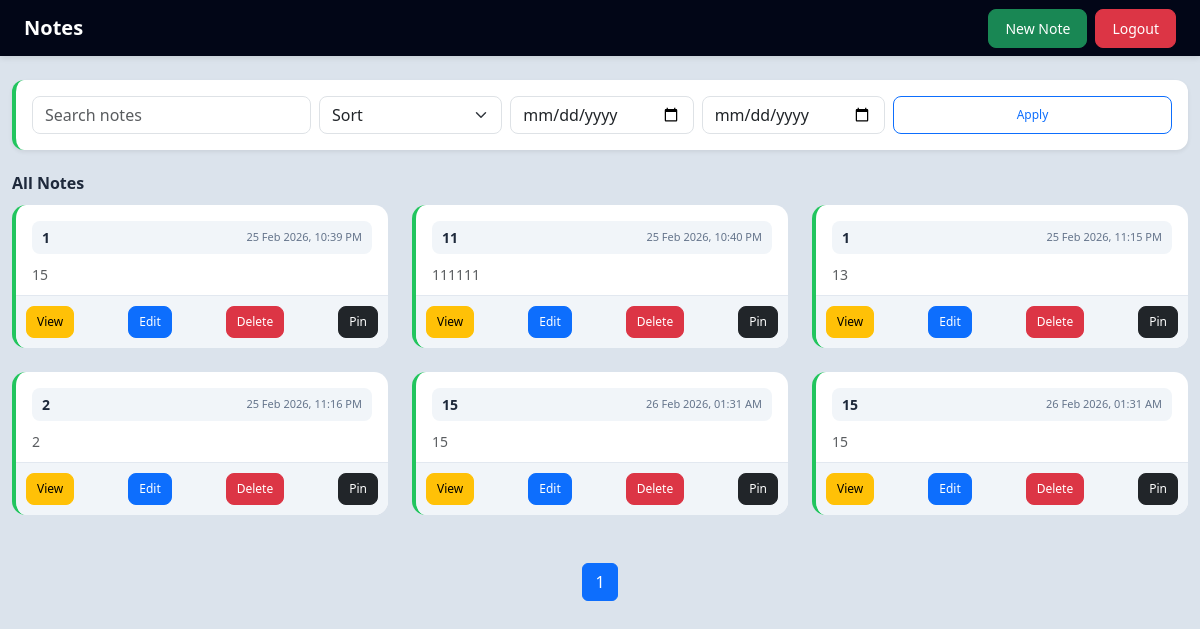
Screenshot of / (signed in) with the database file from the repository.
### notes/models.py (models this page shows, shortened)
class Note(models.Model):
    user = models.ForeignKey(
        settings.AUTH_USER_MODEL,
        on_delete=models.CASCADE,
        related_name='notes',
        db_index=True
    )
    title = models.CharField(max_length=255, db_index=True)
    content = models.TextField()
    image = models.ImageField(upload_to='notes/images/', null=True, blank=True)
    file = models.FileField(upload_to='notes/files/', null=True, blank=True)
    is_deleted = models.BooleanField(default=False, db_index=True)
    created_at = models.DateTimeField(auto_now_add=True, db_index=True)
    updated_at = models.DateTimeField(auto_now=True)
    is_pinned = models.BooleanField(default=False)
    class Meta:
        indexes = [
            models.Index(fields=['user', 'is_deleted']),
            models.Index(fields=['-created_at']),
        ]

### notes/views.py (the view)
# urls.py: path('', note_list, name='note_list'),
@login_required
def note_list(request):
    query = request.GET.get('q')
    sort = request.GET.get('sort')
    start_date = request.GET.get('start')
    end_date = request.GET.get('end')
    notes = Note.objects.filter(user=request.user, is_deleted=False)
    if query:
        notes = notes.filter(
            Q(title__icontains=query) |
            Q(content__icontains=query)
        )
    if start_date:
        notes = notes.filter(created_at__date__gte=start_date)
    if end_date:
        notes = notes.filter(created_at__date__lte=end_date)
    if sort == 'new':
        notes = notes.order_by('-created_at')
    elif sort == 'old':
        notes = notes.order_by('created_at')
    pinned_notes = notes.filter(is_pinned=True).order_by('-created_at')
    other_notes = notes.filter(is_pinned=False).order_by('-created_at')
    paginator = Paginator(notes, 6)
    page_number = request.GET.get('page')
    page_obj = paginator.get_page(page_number)
    return render(request, 'notes/list.html', {
         'pinned_notes': pinned_notes,
         'page_obj': page_obj
    })

### notes/templates/notes/list.html (shortened to what this page needs)
{% load static %}
<!doctype html>
<html lang="en">
  <head>
    <link
      href="https://cdn.jsdelivr.net/npm/bootstrap@5.3.0/dist/css/bootstrap.min.css"
      rel="stylesheet"
    />
  </head>
  <body>
<div class="toast-container position-fixed top-0 end-0 p-3" style="z-index: 9999">
</div>
    <nav class="navbar px-4 py-2">
      <span class="navbar-brand text-white">Notes</span>
      <div class="d-flex gap-2">
        <a href="{% url 'note_create' %}" class="btn btn-success btn-main">
          New Note
        </a>
        <a href="{% url 'logout' %}" class="btn btn-danger btn-main">
          Logout
        </a>
      </div>
    </nav>
    <div class="container mt-4">
      <div class="card filter-card shadow-sm p-3 mb-4">
        <form method="GET" class="row g-2 align-items-center">
          <div class="col-md-3">
            <input
              type="text"
              name="q"
              class="form-control"
              placeholder="Search notes"
              value="{{ request.GET.q }}"
            />
          </div>
          <div class="col-md-2">
            <select name="sort" class="form-select">
              <option value="">Sort</option>
            </select>
          </div>
          <div class="col-md-2">
            <input
              type="date"
              name="start"
              class="form-control"
              value="{{ request.GET.start }}"
            />
          </div>
          <div class="col-md-2">
            <input
              type="date"
              name="end"
              class="form-control"
              value="{{ request.GET.end }}"
            />
          </div>
          <div class="col-md-3">
            <button class="btn btn-outline-primary btn-clean apply-btn w-100">
              Apply
            </button>
          </div>
        </form>
      </div>
      <h6 class="section-title">All Notes</h6>
      <div class="row">
        {% for note in page_obj %}
        <div class="col-md-4 mb-4">
          <div class="card h-100">
            <div class="card-body">
              <div class="note-header">
                <span class="note-title">{{ note.title }}</span>
                <span class="note-time">
                  {{ note.created_at|date:"d M Y, h:i A" }}
                </span>
              </div>
              <p class="text-muted mt-2 mb-0">
                {{ note.content|truncatechars:100 }}
              </p>
            </div>
            <div class="card-footer">
              <a
                href="{% url 'note_detail' note.id %}"
                class="btn btn-warning btn-clean"
                >View</a
              >
              <a
                href="{% url 'note_update' note.id %}"
                class="btn btn-primary btn-clean"
                >Edit</a
              >
              <a
                href="{% url 'note_delete' note.id %}"
                class="btn btn-danger btn-clean"
                >Delete</a
              >
              <form method="POST" action="{% url 'note_pin' note.id %}">
                <button class="btn btn-dark btn-clean">
                  {% if note.is_pinned %}Unpin{% else %}Pin{% endif %}
                </button>
              </form>
            </div>
          </div>
        </div>
        {% empty %}
        <p class="text-center text-muted">No notes available</p>
        {% endfor %}
      </div>
      {% with request.GET.urlencode as query %}
      <nav class="mt-4">
        <ul class="pagination justify-content-center">
            {% for num in page_obj.paginator.page_range %}
        {% if num >= page_obj.number|add:-2 and num <= page_obj.number|add:2 %}
            <li class="page-item {% if page_obj.number == num %}active{% endif %}">
                <a class="page-link"
                  href="?page={{ num }}{% if query %}&{{ query|cut:'page=' }}{% endif %}">
                    {{ num }}
                </a>
            </li>
        {% endif %}
    {% endfor %}
        </ul>
      </nav>
      {% endwith %}
    </div>
  </body>
</html>

### notes/templates/notes/list.html (style rules this page uses)
body { background: #dbe3ec; font-size: 14px; }
.navbar { background-color: #020617; box-shadow: 0 2px 6px rgba(0, 0, 0, 0.1); }
.navbar-brand { font-weight: 600; }
.card { border: none; border-radius: 14px; background: #ffffff; transition: 0.25s ease; overflow: hidden; border-left: 4px solid #22c55e; }
.card-body { padding-bottom: 10px; }
.card-footer { background: #f1f5f9; border-top: 1px solid #e2e8f0; display: flex; justify-content: space-between; align-items: center; flex-wrap: nowrap; gap: 6px; padding: 10px; }
.section-title { font-weight: 600; color: #1e293b; margin-bottom: 12px; }
.note-header { display: flex; justify-content: space-between; align-items: center; background: #f1f5f9; padding: 6px 10px; border-radius: 8px; margin-bottom: 10px; }
.note-title { font-weight: 600; font-size: 14px; color: #1e293b; }
.note-time { font-size: 11px; color: #64748b; }
.btn-clean { border-radius: 8px; font-size: 12px; padding: 6px 10px; white-space: nowrap; }
.filter-card { border-radius: 12px; background: #ffffff; }
input, select { border-radius: 8px !important; height: 38px; }
.apply-btn { height: 38px; }
.btn-main { padding: 8px 16px; font-size: 14px; border-radius: 8px; }
.container { max-width: 1200px; }

### rows the page displays
Note: title "1", created_at "25 Feb 2026, 10:39 PM", content "15", is_pinned "Pin"
Note: title "11", created_at "25 Feb 2026, 10:40 PM", content "111111", is_pinned "Pin"
Note: title "1", created_at "25 Feb 2026, 11:15 PM", content "13", is_pinned "Pin"
Note: title "2", created_at "25 Feb 2026, 11:16 PM", content "2", is_pinned "Pin"
Note: title "15", created_at "26 Feb 2026, 01:31 AM", content "15", is_pinned "Pin"
Note: title "15", created_at "26 Feb 2026, 01:31 AM", content "15", is_pinned "Pin"

### other values shown
{{ num }} "1"
